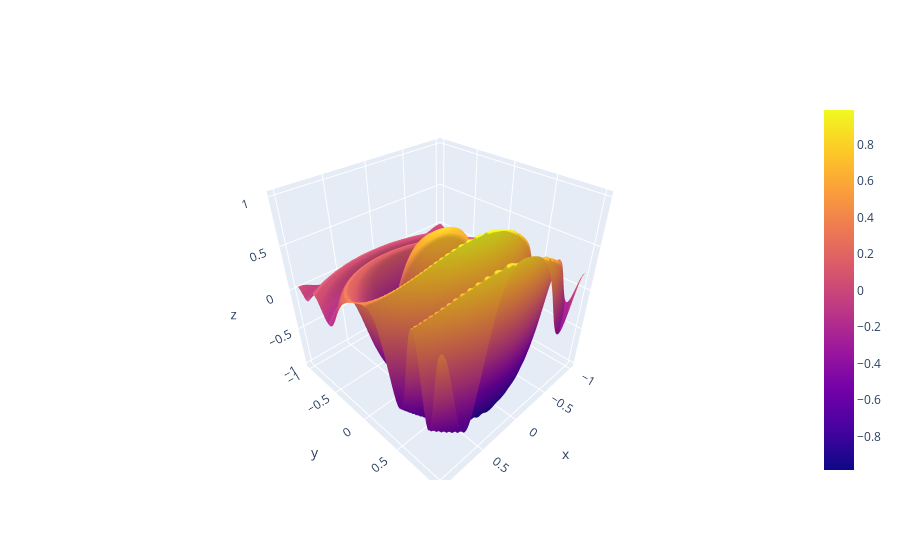

Notebook cell for this chart:
### Code cell
def test_func(x,y):
    xo=0.2
    yo=0.6
    return np.exp(-((x-xo)**2+(y-yo)**2))*np.cos(2*np.pi*(x**2+2*y**2))
test_func = np.vectorize(test_func)

def gen_xy(etax, etay):
    # recieve normalized coordinates [0-1]
    upper=1
    lower=-1
    x=(etax-0.5)*(upper-lower)
    x=x.reshape(-1,1)
    y=(etay-0.5)*(upper-lower)
    y=y.reshape(-1,1)
    return np.hstack((x,y))

etax = np.linspace(0,1,100)
etay = np.linspace(0,1,100)

data = gen_xy(etax,etay)
x=data[:,0]
y=data[:,1]
xx, yy = np.meshgrid(x,y)

z = test_func(xx.ravel(), yy.ravel())
z = np.reshape(z,np.shape(xx))



## Visualize
fig = go.Figure(data=[go.Surface(z=z,x=x,y=y)])
#fig = go.Figure(data=[go.Mesh3d(z=z,x=x,y=y,color="black")])
fig.show()
